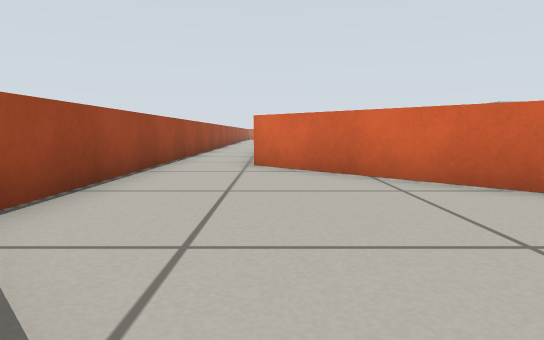
View 1 (above)

23 first-person views from a walk through a world built for the Gazebo simulator. The camera is 0.33 m above the floor, tilts 6° down and sees 75° across. The floor is counted in squares, 0.5 m on a side. Each view is taken from the middle of a square. On the plan, view 1 faces up. The plan holds only what a view shows up to about 10 squares ahead; the rest is blank. Robots are left out.

View 2
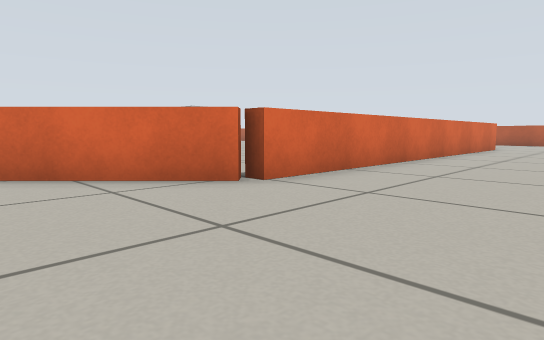

View 3
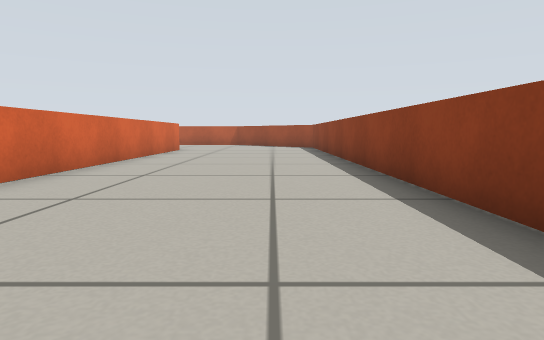

View 4
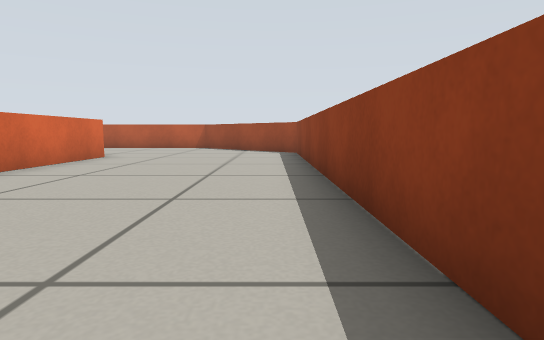

View 5
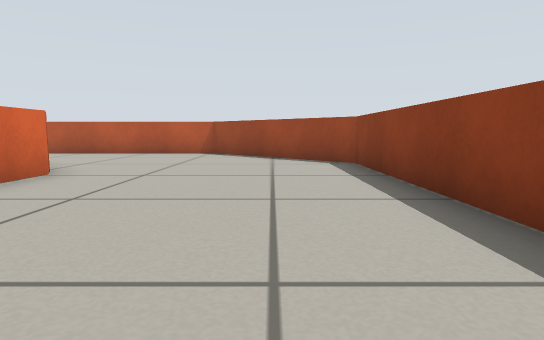

View 6
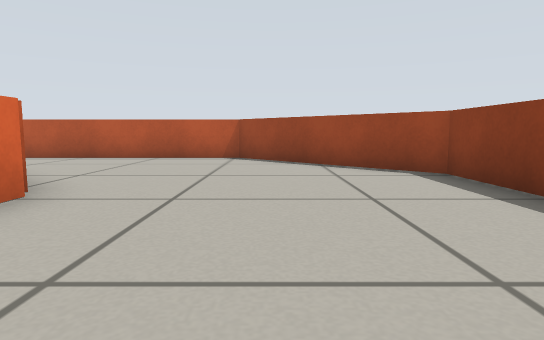

View 7
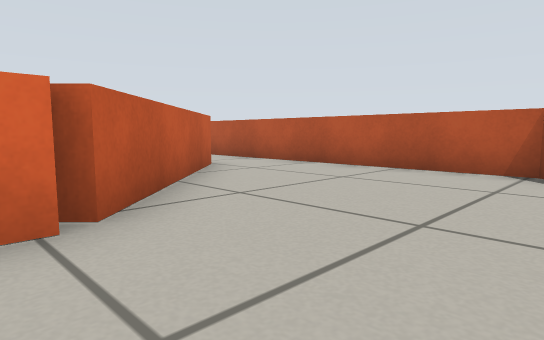

View 8
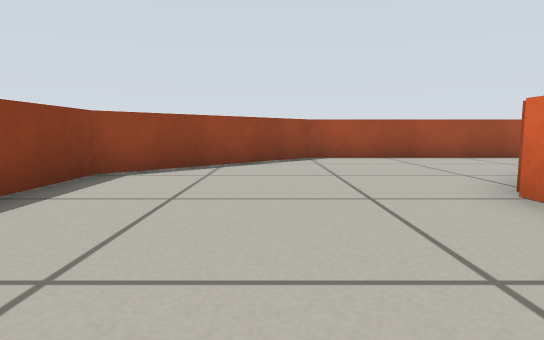

View 9
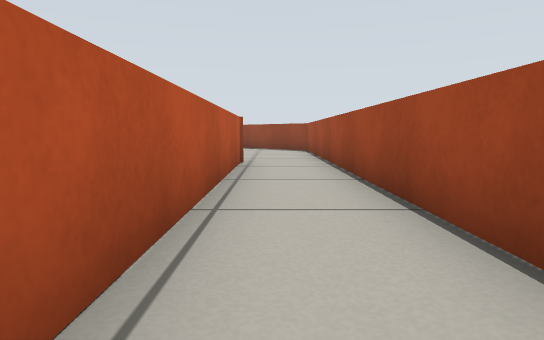

View 10
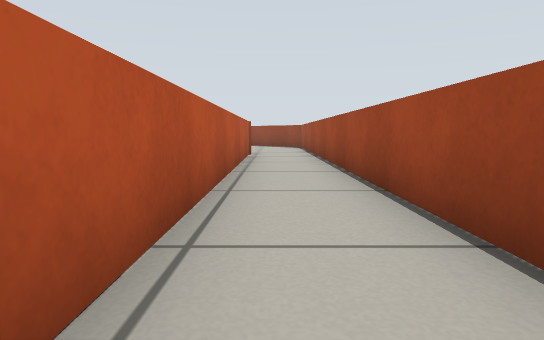

View 11
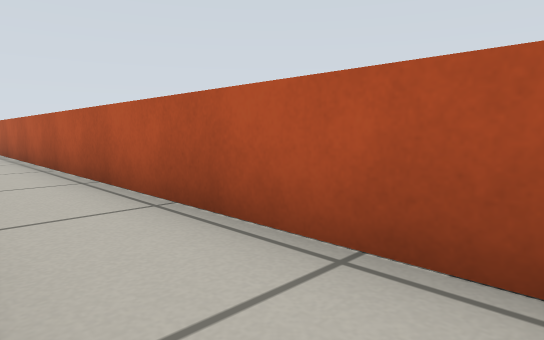

View 12
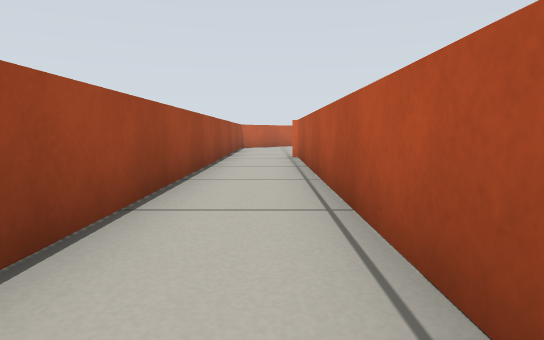

View 13
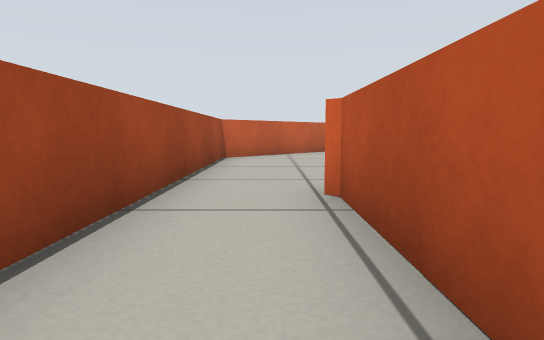

View 14
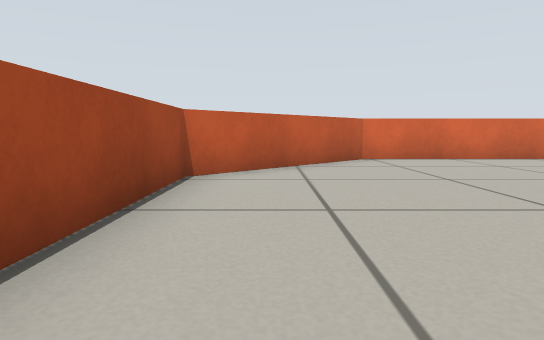

View 15
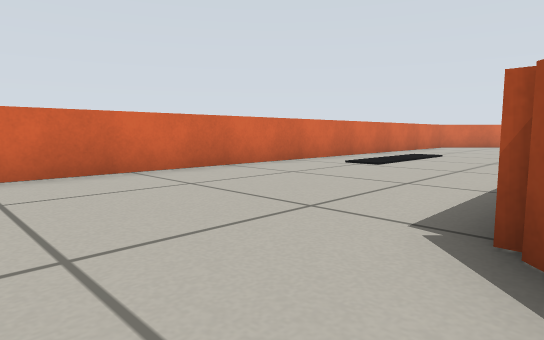

View 16
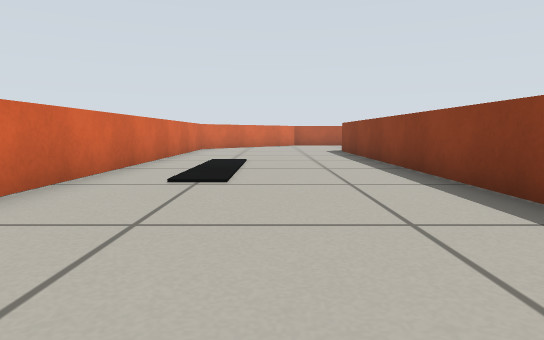

View 17
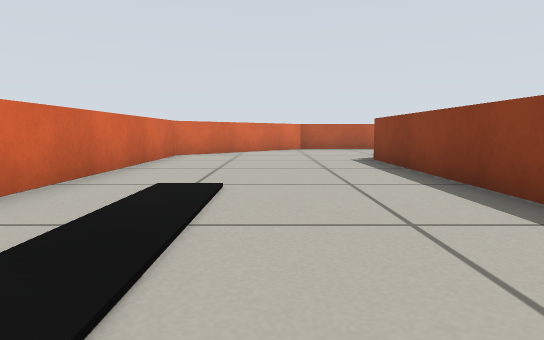

View 18
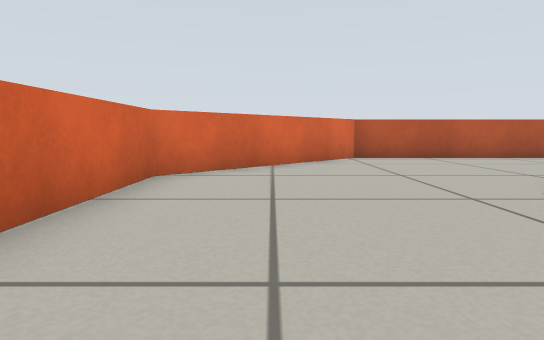

View 19
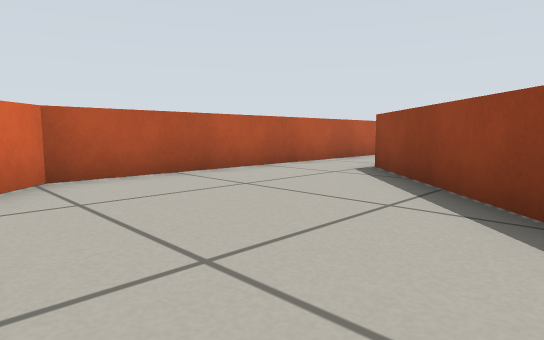

View 20
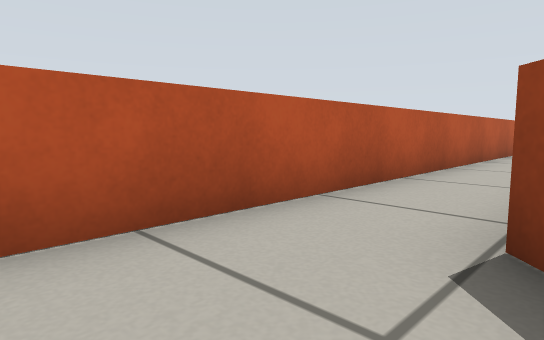

View 21
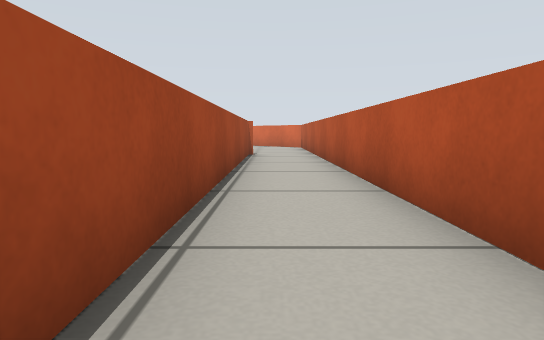

View 22
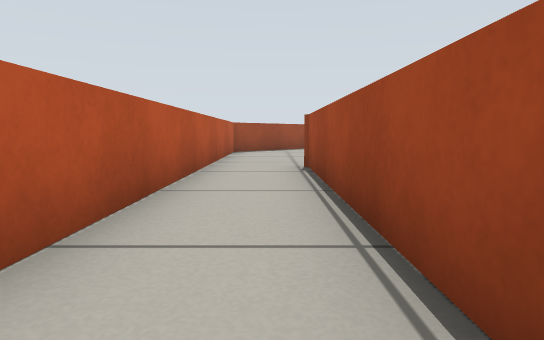

View 23
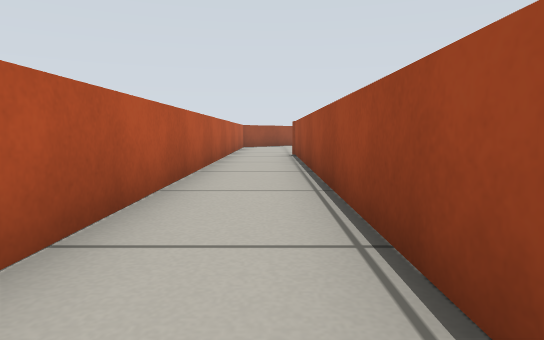

### Floor plan
Points are (right, up) in squares from view 1. A wall is a line through its corners. A room is listed if a view was taken in it or the views show most of it. See-through windows are left out.
Room 1 (views 1, 2, 3, 4, 5, 6, 7, 8)
walls: (3.3, 3.5) (-0.3, 7.1); (19.3, 7.1) (15.7, 3.5) (3.3, 3.5) (3.3, 4) (3, 3.7); (-2.3, 6.4) (-2.3, 1.9) (1.4, -1.8) (17.6, -1.8) (21.3, 1.9) (21.3, 5.4)
ways out: opening at (-1.5, 6) to room 2; opening at (20.5, 5.5) to room 2
Room 2 (views 9, 10, 11, 12, 13, 14, 15, 16, 17, 18, 19, 20, 21, 22, 23)
walls: (6.1, 32.5) (15.8, 32.5); (16.4, 31.8) (19.4, 28.7); (19.3, 28.1) (19.3, 18.8); (21.3, 19) (21.3, 33.9) (17.4, 37.8) (1.2, 37.8) (-2.3, 34.3) (-2.3, 20.6); (19.3, 17.2) (19.3, 7.1); (-2.3, 16.4) (-2.3, 6.4); (-0.3, 7.1) (-0.3, 28.6); (21.3, 5.4) (21.3, 16.4)
ways out: opening at (-1.5, 6) to room 1; opening at (20.5, 5.5) to room 1

Where each view was taken, in squares from view 1:
view 1: 0 up, 0 right, facing up
view 2: 0 up, 0 right, facing up-right
view 3: 0 up, 2 right, facing right
view 4: 1 down, 6 right, facing right
view 5: 0 up, 10 right, facing right
view 6: 1 up, 12 right, facing right
view 7: 1 up, 15 right, facing up-right
view 8: 1 up, 7 right, facing left
view 9: 15 up, 1 left, facing down
view 10: 18 up, 1 left, facing down
view 11: 15 up, 2 left, facing up-right
view 12: 19 up, 1 left, facing up
view 13: 25 up, 1 left, facing up
view 14: 29 up, 1 left, facing up
view 15: 32 up, 1 right, facing up-right
view 16: 35 up, 3 right, facing right
view 17: 35 up, 7 right, facing right
view 18: 36 up, 12 right, facing right
view 19: 35 up, 16 right, facing down-right
view 20: 31 up, 19 right, facing down-right
view 21: 18 up, 20 right, facing up
view 22: 14 up, 20 right, facing down
view 23: 18 up, 20 right, facing down
